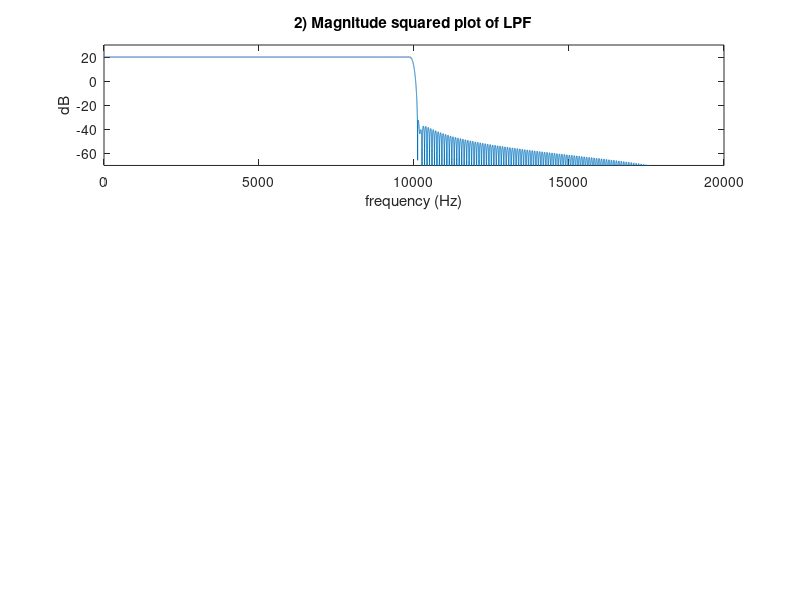

The MATLAB source for this figure: (Note: this script raises an error after producing the figure.)
% ECE 251 assignment 1: Due noon, Monday Oct 7, 2019
% Given: 
%   - The noise is complex Gaussian white noise with zero mean and
%       variance sigma^2
%   - The filter has a 3dB bandwidth of 10kHz and an attenuation of 50dB
%       at 12kHz. The DC gain is 20dB.

close all;
clear all;
clc

%% 1. Determine the variance of the noise to correspond to thermal reciever
% noise assuming temperature T = 300K and a noise figure NF = 5dB.
Tk = 300; %Kelvin
k = 1.381E-23; %Joules/Kelvin
var = Tk*k/4; %Joules (see explanation of part 1 for formula rationale)
fprintf('1) variance of noise: ');
fprintf(num2str(var));
fprintf(' Joules\n')

%% 2. Design LPF and plot its mag-squared frequency response (use fir1)
%KNOBS
fs = 40000; % sampling frequency
cutoff = 10000;
order = 500;
N = 5; % number of seconds
DC_gain_scalar = 10; % tuned to give passband gain of ~20dB

Ts = 1/fs;
t = 0:Ts:N;

% filt = fir1(order, cutoff/fs/2); % LPF. 1 in 2nd arg corresponds to fs/2
filt = DC_gain_scalar.*fir1(order, 2*cutoff/fs);
F_mag = abs(fft(filt, round(length(t)/2))); %frequency domain filter magnitude
F_mag = (F_mag(1:round(length(F_mag)/2))); %just want the positive freqs 0 to pi
F_magsqDB = 20*log10(F_mag); %calculate the magnitude squared values in DB
f = linspace(1,fs/2,length(F_magsqDB));

% Plot results
figure(1)
subplot(3,1,1)
plot(f,F_magsqDB)
title('2) Magnitude squared plot of LPF')
xlabel('frequency (Hz)')
ylabel('dB')
ylim([-70,30])

%% 3. Generate complex noise vector and pass it through the filter to get y
std = sqrt(var);
%default normal std dev = 1, so have to scale it.
r = randn(length(t),1)*std; %generate real white noise
im = randn(length(t),1)*std; %generate imaginary white noise
v = r + i.*im;

% compute PSD of unfiltered noise
num_chunks = 50; %number of PSD chunks to average
P_v = PSD(v,t,num_chunks,fs);
P_v_positive = P_v(1:fix(length(P_v)/2));
w_v = linspace(0,fs/2,length(P_v_positive));

% [PSD_check,w_v_check] = periodogram(v);
% figure(2)
% 
% N = length(v);
% vdft = fft(v);
% vdft = vdft(1:N/2+1);
% PSD_check = (1/(fs*N)) * abs(vdft).^2;
% PSD_check(2:end-1) = 2*PSD_check(2:end-1);
% w_v_check = 0:fs/N:fs/2;
% 
% plot(w_v_check, 10*log10(PSD_check));
% figure(1)

subplot(3,1,2)
plot(w_v,10*log10(P_v_positive))
title('Power Spectral Density of Unfiltered White Noise')
xlabel('frequency (Hz)')
ylabel('dB')
%compute y[n] using filter
y = filter(filt,1,v);
%% 4. Compute and plot the spectrum of the noise at the output of the 
% filter by averaging the magnitude squared Fourier transform of 50 blocks
% of the output data y[n]. The frequency resolution of the spectrum should
% be 10Hz or less.
%KNOBS
NF_dB = 5; %noise figure of reciever
num_chunks = 50; %number of PSD chunks to average

P_y = PSD(y,t,num_chunks,fs);
P_y = P_y.*10^(NF_dB/10); %multiply in noise figure
P_y_positive = P_y(1:fix(length(P_y)/2));
w = linspace(0,fs/2,length(P_y_positive));

subplot(3,1,3)
plot(w,10*log10(P_y_positive))
title('4) Power Spectral Density of Filtered White Noise')
xlabel('frequency (Hz)')
ylabel('dB')

%% 5. Compute the total noise power at the filter output
sum = 0;
res = w(2)-w(1);
for k = 1:length(P_y)
    sum = P_y(k)*res;
end
fprintf('5) total filtered signal power: ')
fprintf(num2str(sum));
fprintf(' Watts\n');

%%--------------------------Helper functions------------------------------
%PSD: calculates the power spectral density of a signal x using
%Wiener-Khinchin method
%args: x - input signal vector
%   t - corresponding time vector
%   N - number of chunks
%output: P - PSD vector
function [P] = PSD(x,t,N,fs)
T0 = (t(end) - t(1))/N;
chunk_len = fix(length(x)/N);
sum = zeros(chunk_len,1);
for k = 0:N-1
    chunk = x(chunk_len*k+1:chunk_len*(k+1));
    Chunk = fft(chunk,length(chunk));
    Chunk_magsq = abs(Chunk).^2;
    sum = sum + Chunk_magsq./(T0*fs);
end
P = sum/N;
end








